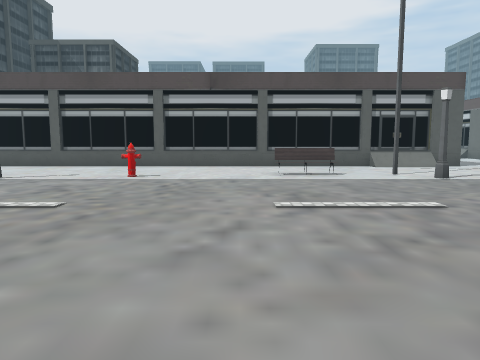
view 1 (above)

24 first-person views from a walk through a Unity game level. The camera is 1.5 m above the floor, tilts 6° down and sees 70° across. The floor is counted in squares, 2 m on a side. Each view is taken from the middle of a square. On the plan, view 1 faces up. The plan holds only what a view shows up to about 11 squares ahead; the rest is blank. The place goes on beyond the plan. Some surface patterns are stand-ins.

view 2
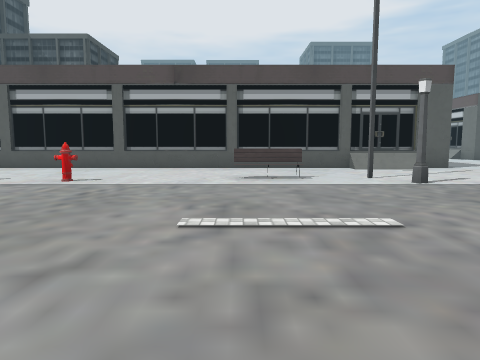

view 3
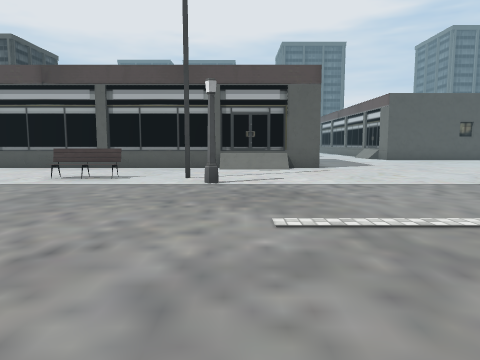

view 4
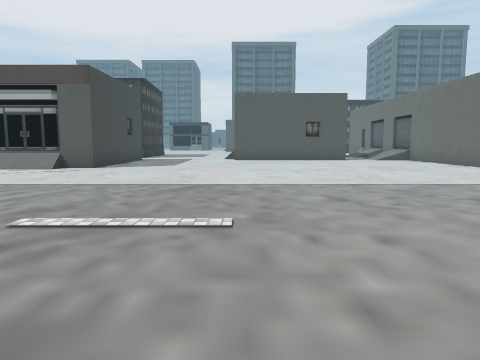

view 5
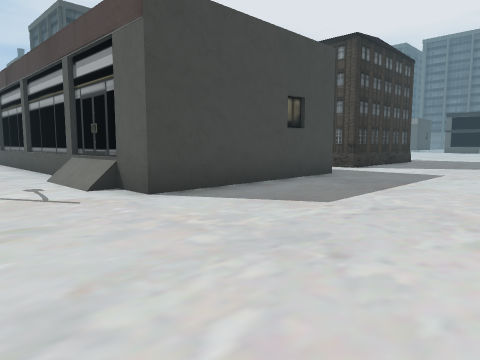

view 6
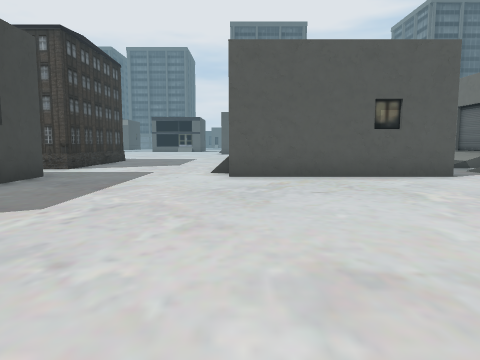

view 7
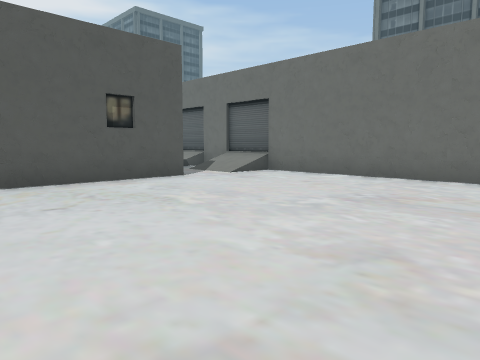

view 8
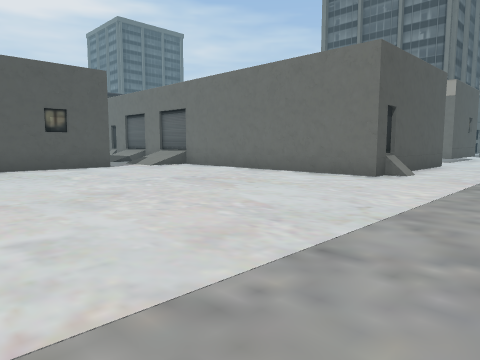

view 9
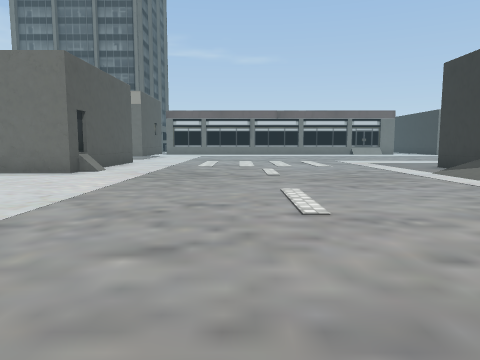

view 10
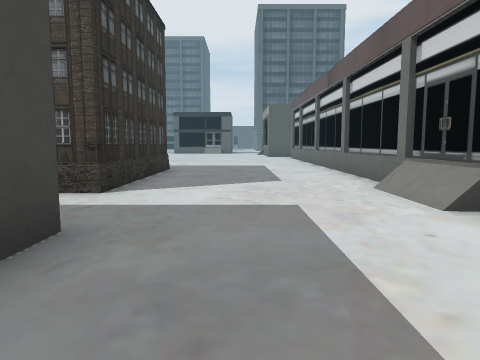

view 11
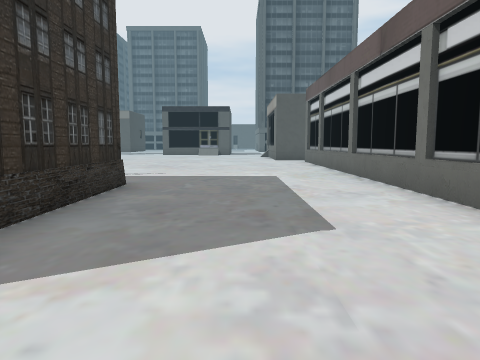

view 12
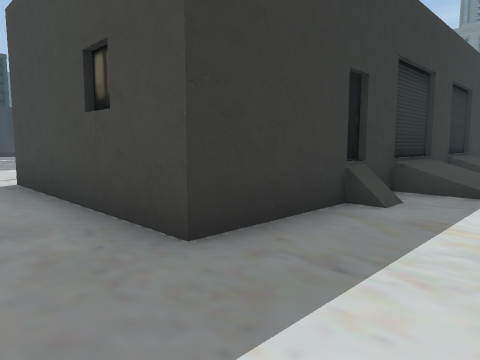

view 13
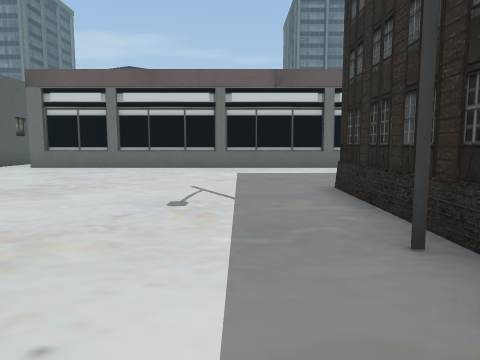

view 14
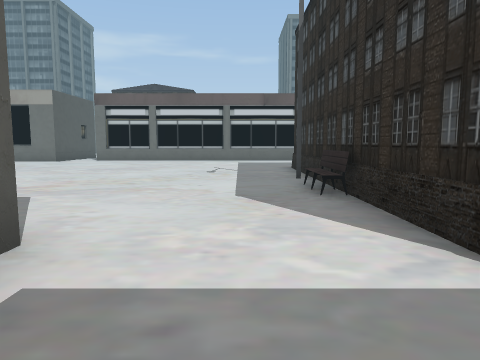

view 15
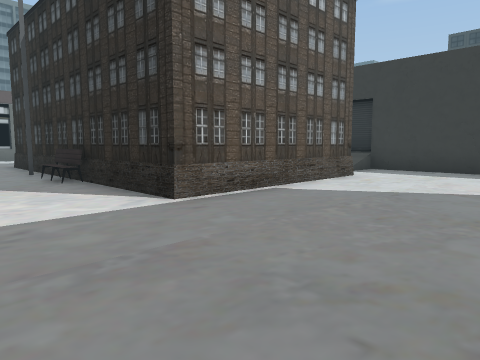

view 16
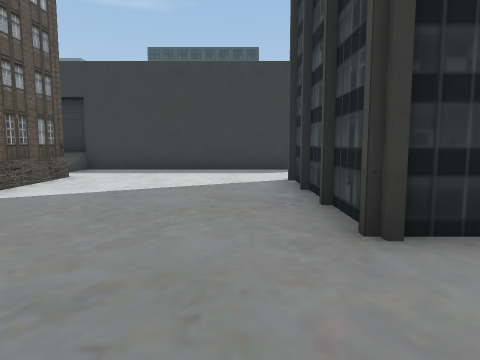

view 17
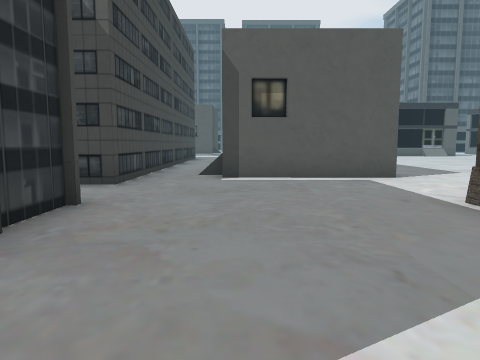

view 18
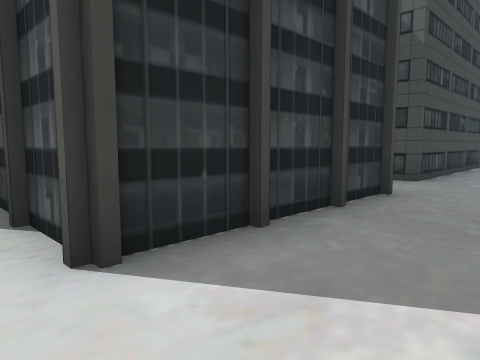

view 19
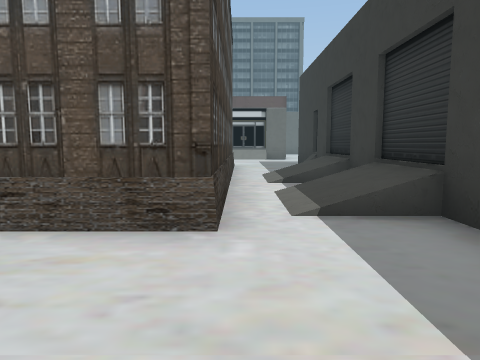

view 20
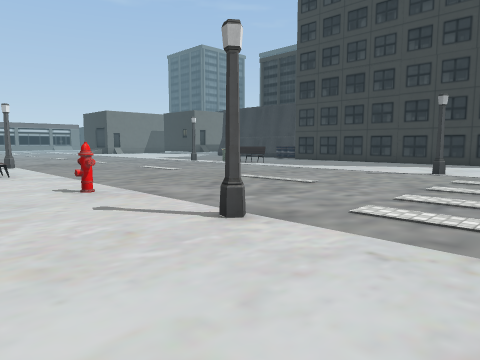

view 21
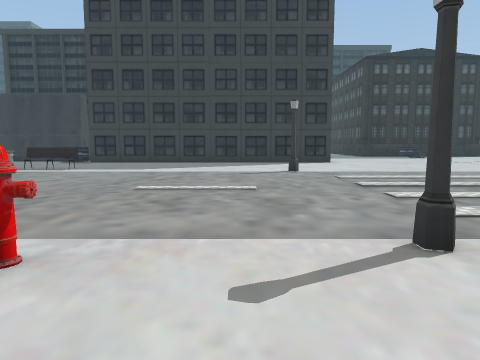

view 22
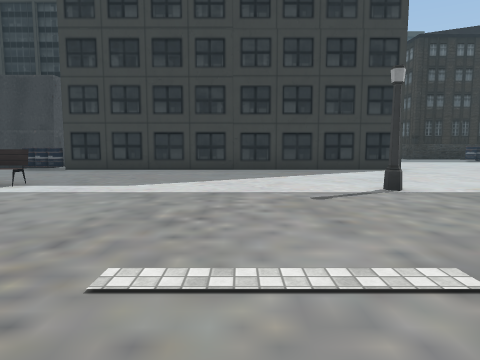

view 23
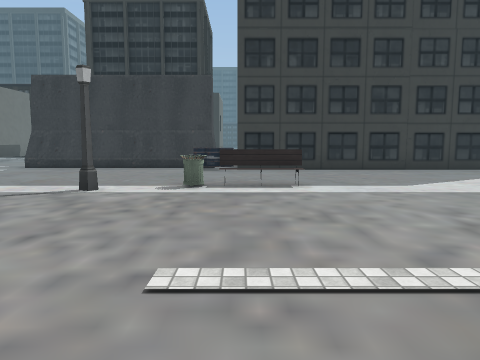

view 24
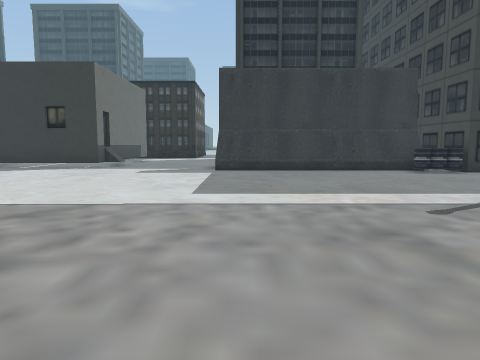

### Floor plan
Key: @ floor where view 1 was taken; # wall or solid block; . floor; / step, stairs or slope; ^ raised ledge; O other object.
Columns run from 8 left of view 1 to 22 right of it. Each row starts with its distance up from view 1.
 31  O.     ............#
 30  O.     ............#
 29  O.    .............#
 28  O.##OO.............#
 27  O..................#
 26 O...................#
 25 ..........O.........#
 24 OO....O########.....#
 23  O....##       .....#
 22  O....#        .....#
 21  .....#        .....#
 20 OO....#        .....#
 19 ....................#     ..
 18  ......//.//........#     ./#
 17  ######//#//####....#####../#
 16        ^^ ^^   #............#
 15                #............#
 14                #............#
 13                #............#
 12   ##############............#
 11  ...........................#
 10 ............................###
  9 .........OO....................
  8 ...#..O........................
  7 ...............................
  6  ..............................
  5 ...............................
  4 ...............................
  3 ...............................
  2 ...................... ........
  1 .....................   .......
  0 ...#....@OOO.........     //...
 -1 .....................        ..
 -2 ......................
 -3 .......................
 -4 .#########OO...........
 -5          ########.......
 -6           #      ....##O
 -7                     O

Positions as (right, up) in squares from view 1, and headings:
1: (0, 0), facing up
2: (1, 1), facing up
3: (5, 1), facing up
4: (12, 1), facing up
5: (12, 9), facing up-left
6: (12, 9), facing up
7: (12, 10), facing up-right
8: (12, 6), facing up-right
9: (11, 5), facing right
10: (9, 14), facing up
11: (9, 18), facing up
12: (9, 19), facing down-left
13: (1, 26), facing right
14: (-4, 26), facing right
15: (-6, 27), facing down-right
16: (-6, 27), facing down
17: (-5, 20), facing up
18: (-5, 19), facing up-left
19: (-5, 19), facing right
20: (-8, 10), facing down-right
21: (-4, 10), facing down
22: (-3, 6), facing down
23: (2, 6), facing down
24: (8, 5), facing down
